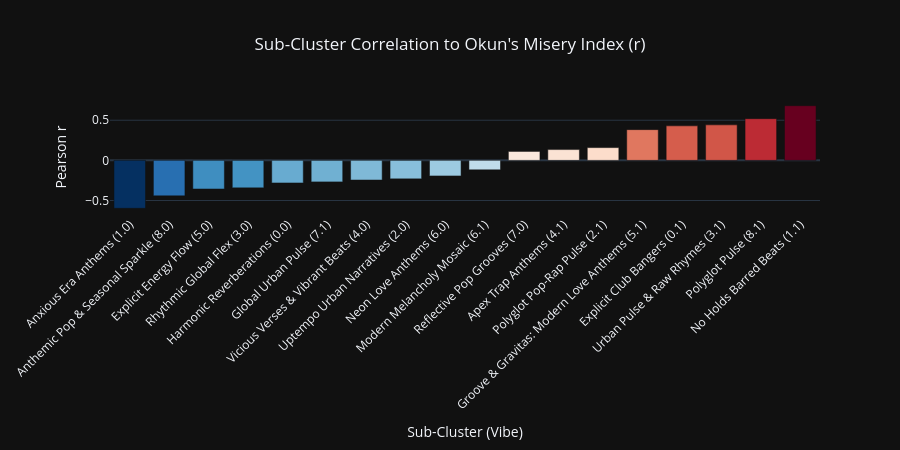

This figure's notebook cell:
### Markdown cell above
### 5.4 Sub-Cluster Econometric Visualizations

We map the catchy names to the sub-clusters and plot their static Pearson correlation
against Okun's Misery Index (r), and display the final summary table.

### Code cell
# 1. Build sub-cluster name mapping from generated descriptions
sub_cluster_name_mapping = {d["cluster_id"]: d["name"] for d in sub_descriptions}

# 2. Map names to sub-cluster correlation dataframe for X-axis labeling
sub_corr_df_mapped = sub_corr_df.copy()
sub_corr_df_mapped["Sub-Cluster Catchy Name"] = sub_corr_df_mapped["Sub-Cluster ID"].map(sub_cluster_name_mapping)
sub_corr_df_mapped["Label"] = sub_corr_df_mapped.apply(
    lambda r: f"{r['Sub-Cluster Catchy Name']} ({r['Sub-Cluster ID'].replace('Sub-cluster ', '')})",
    axis=1
)

sub_corr_df_mapped =sub_corr_df_mapped.sort_values(by='Misery Correlation (r)')

# 3. Visualize sub-cluster correlations to the Misery Index using catchy names
fig = px.bar(
    sub_corr_df_mapped,
    x="Label",
    y="Misery Correlation (r)",
    color="Misery Correlation (r)",
    color_continuous_scale=px.colors.diverging.RdBu_r,
    title="Sub-Cluster Correlation to Okun's Misery Index (r)",
    labels={"Misery Correlation (r)": "Pearson r", "Label": "Sub-Cluster (Vibe)"},
    template="plotly_dark",
    height=450
)
fig.update_layout(
    coloraxis_showscale=False,
    xaxis_tickangle=-45,
    margin=dict(b=140),
    title_x=0.5,
    title_xanchor="center"
)
fig.show()

### Figure 1 — Plotly figure (JSON) as saved in the notebook; plotly's stock layout.template omitted (floating-point values rounded to 4 significant figures)
{"data": [{"hovertemplate": "Sub-Cluster (Vibe)=%{x}<br>Pearson r=%{marker.color}<extra></extra>", "legendgroup": "", "marker": {"color": [-0.5971, -0.4423, -0.3563, -0.3419, -0.281, -0.2684, -0.2449, -0.23, -0.1933, -0.1182, 0.1112, 0.1343, 0.1589, 0.383, 0.4301, 0.4424, 0.5194, 0.6811], "coloraxis": "coloraxis", "pattern": {"shape": ""}}, "name": "", "orientation": "v", "showlegend": false, "textposition": "auto", "type": "bar", "x": ["Anxious Era Anthems (1.0)", "Anthemic Pop & Seasonal Sparkle (8.0)", "Explicit Energy Flow (5.0)", "Rhythmic Global Flex (3.0)", "Harmonic Reverberations (0.0)", "Global Urban Pulse (7.1)", "Vicious Verses & Vibrant Beats (4.0)", "Uptempo Urban Narratives (2.0)", "Neon Love Anthems (6.0)", "Modern Melancholy Mosaic (6.1)", "Reflective Pop Grooves (7.0)", "Apex Trap Anthems (4.1)", "Polyglot Pop-Rap Pulse (2.1)", "Groove & Gravitas: Modern Love Anthems (5.1)", "Explicit Club Bangers (0.1)", "Urban Pulse & Raw Rhymes (3.1)", "Polyglot Pulse (8.1)", "No Holds Barred Beats (1.1)"], "xaxis": "x", "y": [-0.5971, -0.4423, -0.3563, -0.3419, -0.281, -0.2684, -0.2449, -0.23, -0.1933, -0.1182, 0.1112, 0.1343, 0.1589, 0.383, 0.4301, 0.4424, 0.5194, 0.6811], "yaxis": "y"}], "layout": {"barmode": "relative", "coloraxis": {"autocolorscale": false, "colorbar": {"title": {"text": "Pearson r"}}, "colorscale": [[0, "rgb(5,48,97)"], [0.1, "rgb(33,102,172)"], [0.2, "rgb(67,147,195)"], [0.3, "rgb(146,197,222)"], [0.4, "rgb(209,229,240)"], [0.5, "rgb(247,247,247)"], [0.6, "rgb(253,219,199)"], [0.7, "rgb(244,165,130)"], [0.8, "rgb(214,96,77)"], [0.9, "rgb(178,24,43)"], [1, "rgb(103,0,31)"]], "showscale": false}, "height": 450, "legend": {"tracegroupgap": 0}, "margin": {"b": 140}, "title": {"text": "Sub-Cluster Correlation to Okun's Misery Index (r)", "x": 0.5, "xanchor": "center"}, "xaxis": {"anchor": "y", "domain": [0, 1], "tickangle": -45, "title": {"text": "Sub-Cluster (Vibe)"}}, "yaxis": {"anchor": "x", "domain": [0, 1], "title": {"text": "Pearson r"}}}}
